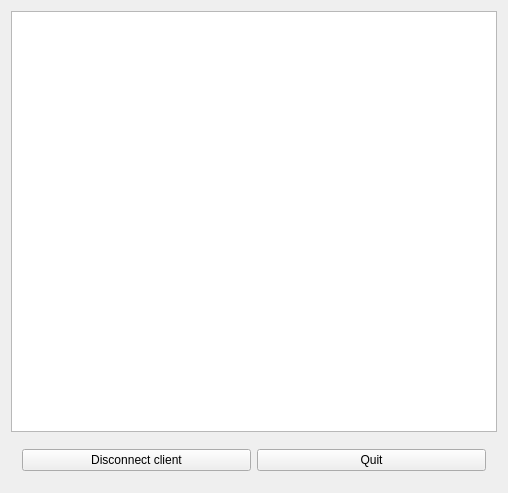
<?xml version="1.0" encoding="UTF-8"?>
<ui version="4.0">
 <class>TearServer</class>
 <widget class="QWidget" name="TearServer">
  <property name="geometry">
   <rect>
    <x>0</x>
    <y>0</y>
    <width>508</width>
    <height>493</height>
   </rect>
  </property>
  <property name="windowTitle">
   <string>TearServer</string>
  </property>
  <layout class="QGridLayout" name="gridLayout">
   <item row="1" column="0">
    <widget class="QPlainTextEdit" name="logView">
     <property name="readOnly">
      <bool>true</bool>
     </property>
     <property name="plainText">
      <string notr="true"/>
     </property>
     <property name="placeholderText">
      <string>Empty log</string>
     </property>
    </widget>
   </item>
   <item row="2" column="0">
    <widget class="QFrame" name="btnFrame">
     <property name="frameShape">
      <enum>QFrame::NoFrame</enum>
     </property>
     <property name="frameShadow">
      <enum>QFrame::Raised</enum>
     </property>
     <layout class="QHBoxLayout" name="horizontalLayout">
      <item>
       <widget class="QPushButton" name="disconnectBtn">
        <property name="text">
         <string>Disconnect client</string>
        </property>
       </widget>
      </item>
      <item>
       <widget class="QPushButton" name="quitBtn">
        <property name="text">
         <string>Quit</string>
        </property>
       </widget>
      </item>
     </layout>
    </widget>
   </item>
  </layout>
 </widget>
 <layoutdefault spacing="6" margin="11"/>
 <resources/>
 <connections/>
</ui>
